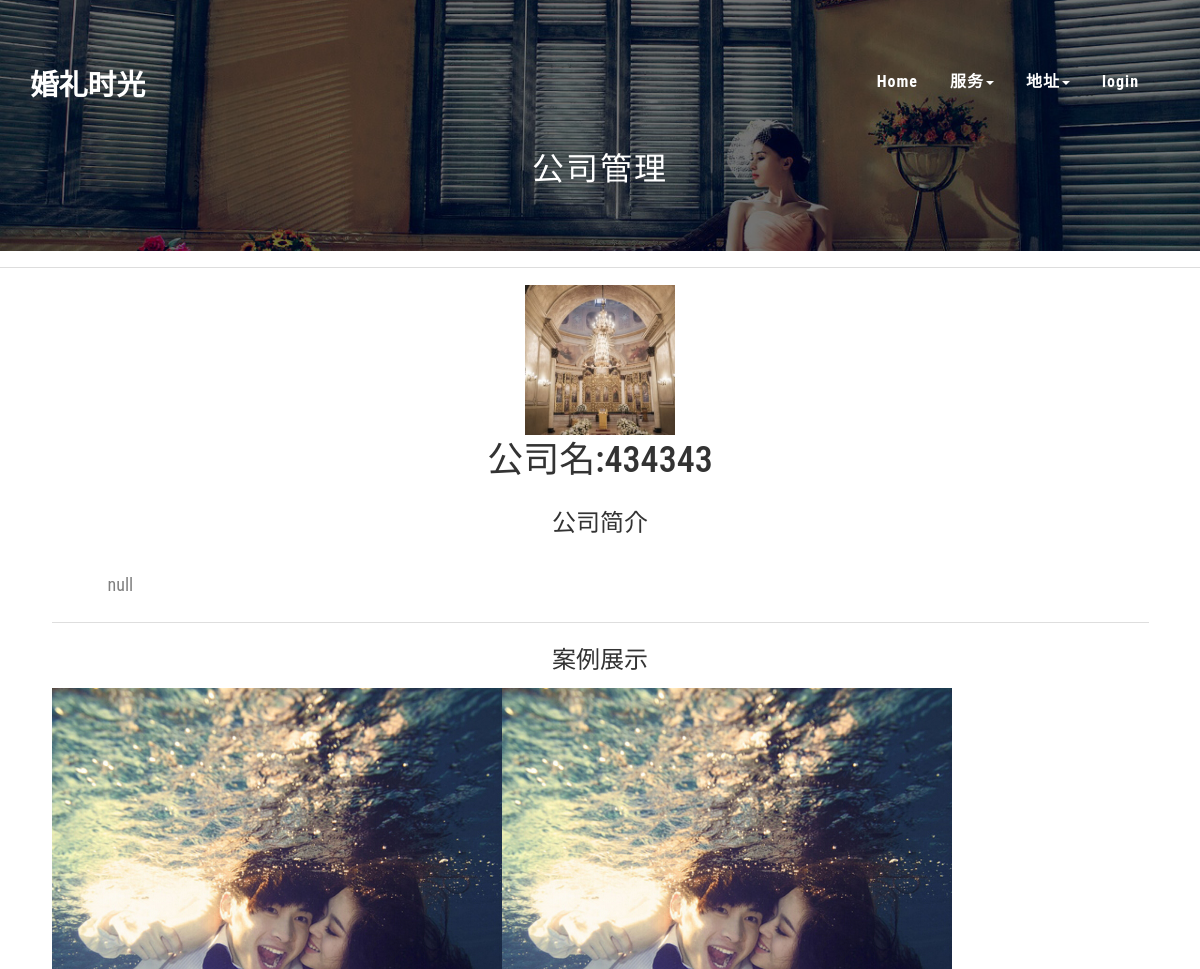
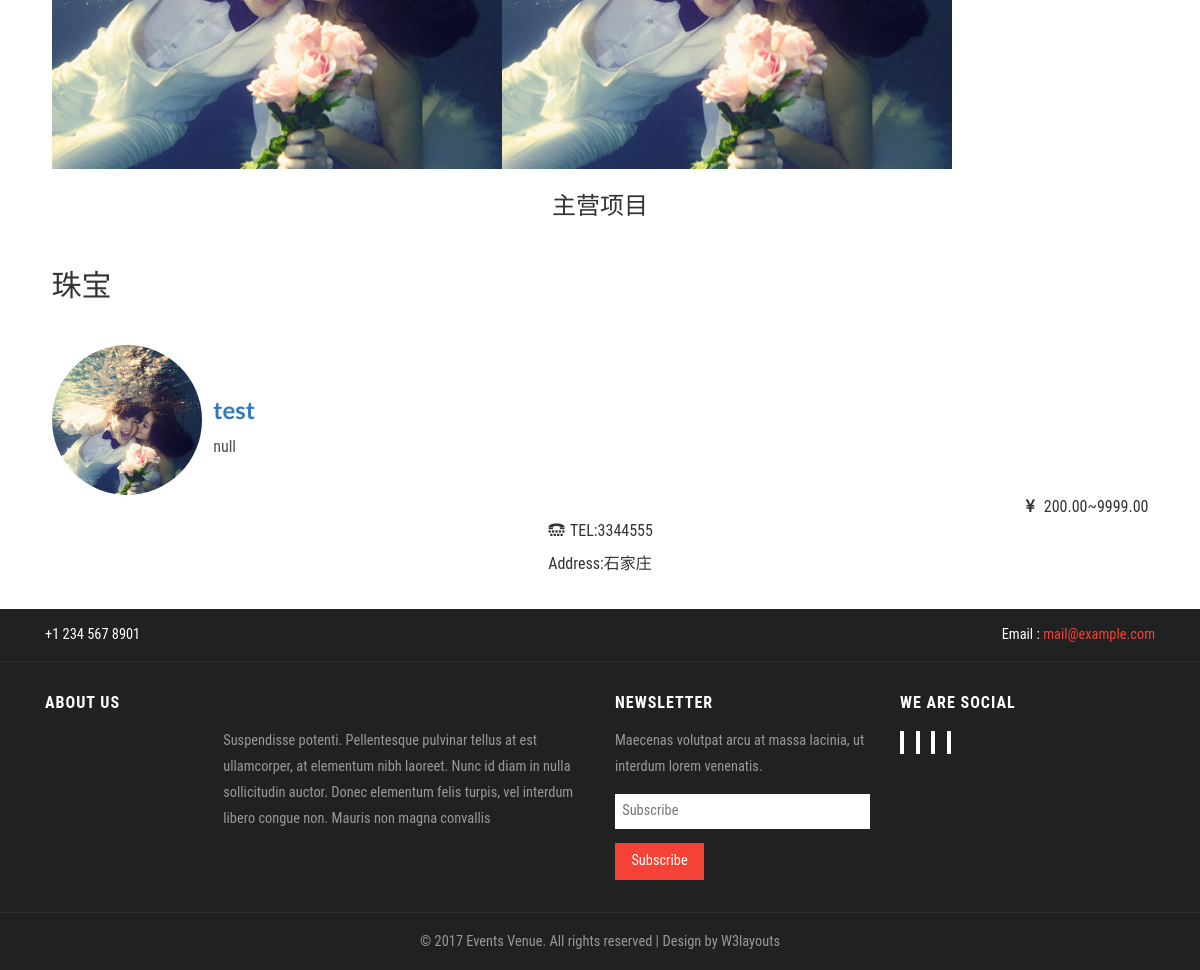
Before: /company/1 with the older database file (2 pictures, top to bottom).
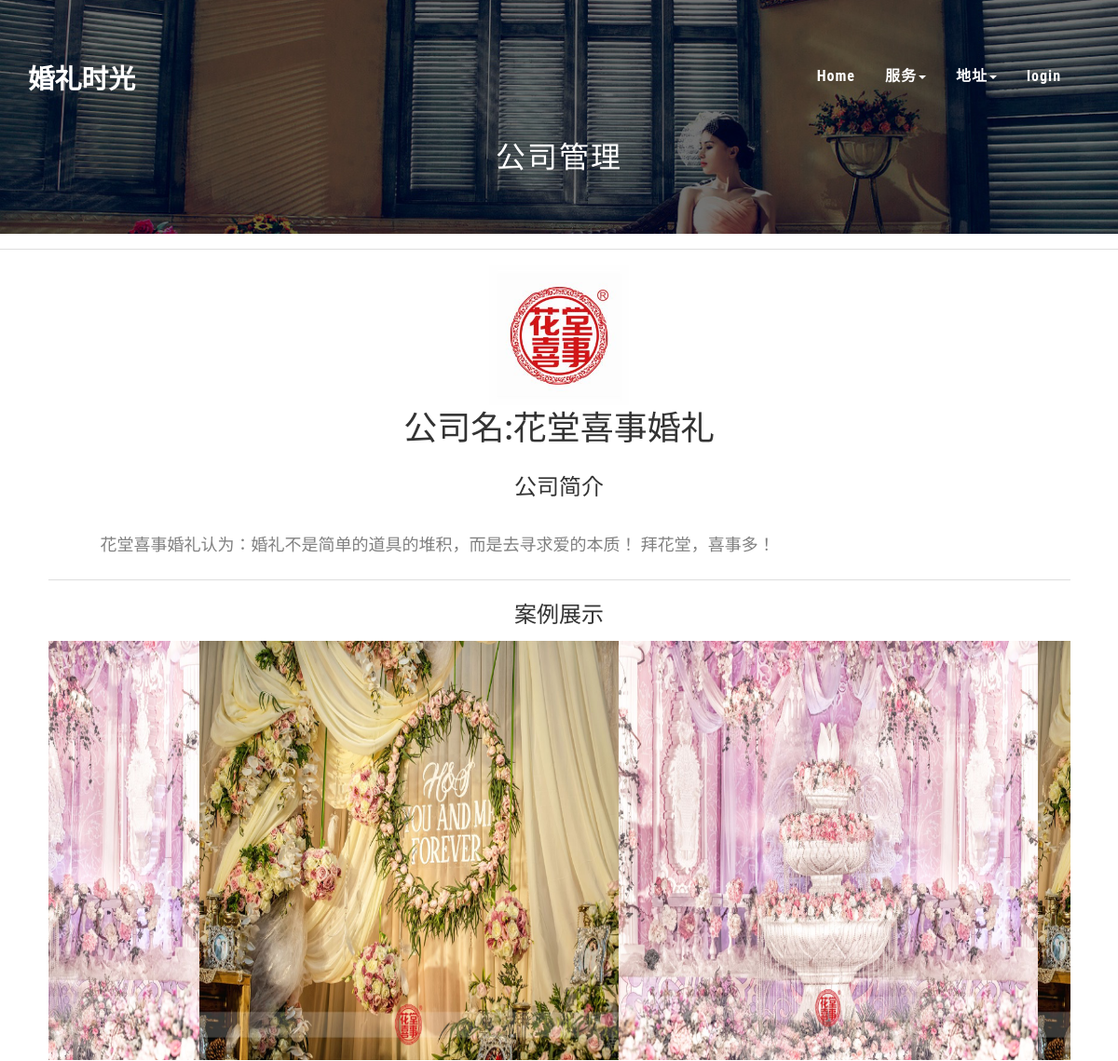
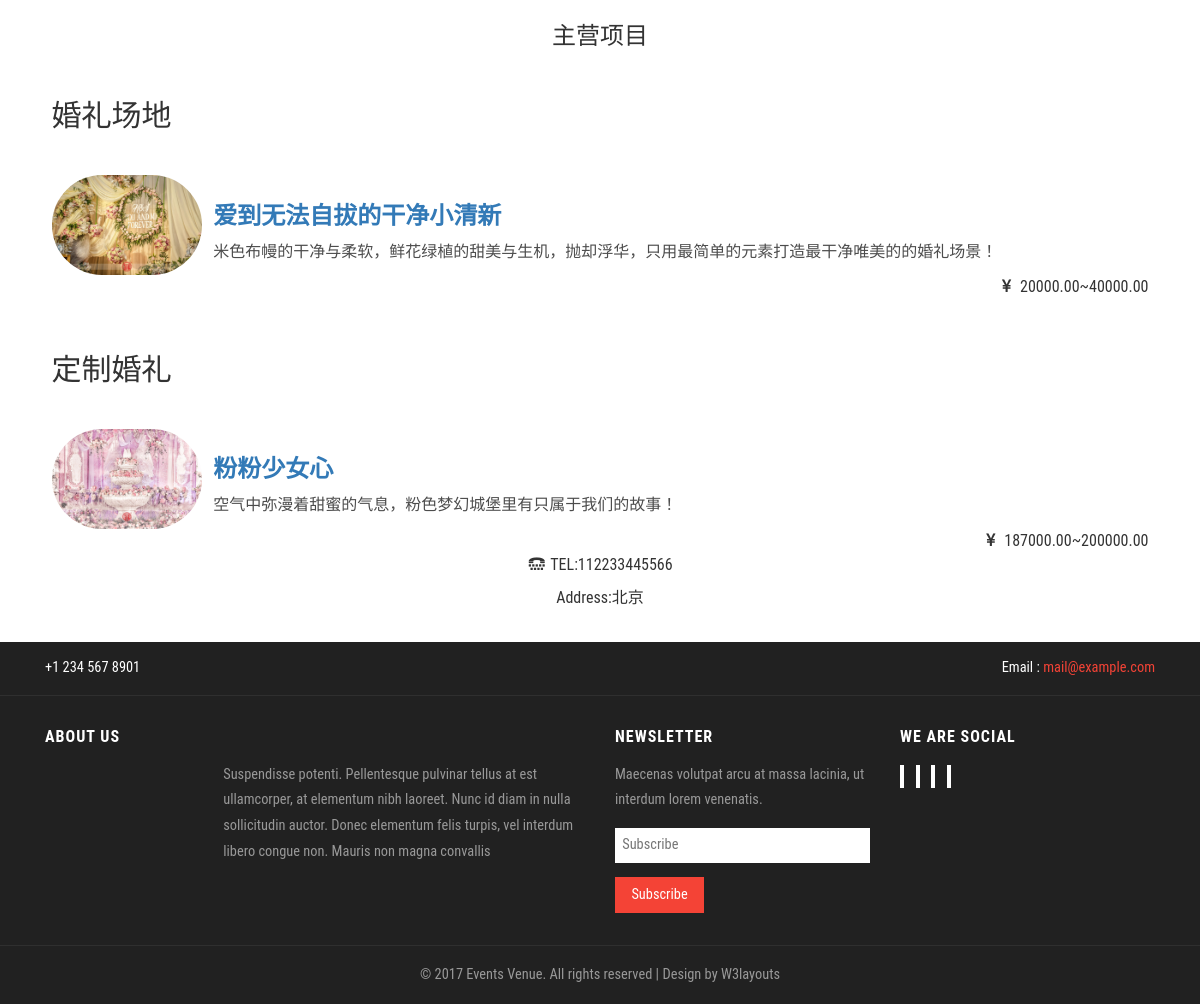
After: the same page with the newer database file (2 pictures, top to bottom).
### Web/models.py (models this page shows, shortened)
class Company(models.Model):#存公司
    name = models.CharField(max_length=30 , default='unnamed_company')#名字
    business_kind =models.ForeignKey(to=business_choices)#公司类型
    icon = models.ImageField(upload_to='store/icon')#图标
    introduction = models.TextField(max_length=255,default='null')#介绍
    phone= models.CharField(max_length=20,default = 'null',blank=True,null=True)#联系电话
    adress = models.ForeignKey(to=City)#所在城市
    ident = models.BooleanField(default = False)#审核状态
    isopen = models.BooleanField(default = False)#营业状态
    inward_phone = models.CharField(max_length=20)#内部电话
    manager = models.OneToOneField(to=UserProfile,blank=True,null=True)
    charge_time = models.DateField(auto_now=True)

class C_S(models.Model):#存服务
    belong = models.ForeignKey(to=Company)#所属公司
    topic = models.CharField(max_length=30 , default='unnamed_S|C')#主题
    public_like = models.PositiveIntegerField(default=0)#喜好程度
    icon = models.ImageField(upload_to='store/icon')#图标
    introduction = models.TextField(max_length=255,default='null')#介绍
    index_flag = models.CharField(max_length=20,default='',null=True,blank = True)
    service_kind = models.ForeignKey(to=server_choices)#服务种类
    minprice = models.DecimalField(max_digits=8,decimal_places=2,default = 0,null=True,blank=True)#价格999999.99
    maxprice = models.DecimalField(max_digits=8,decimal_places=2,default = 0,null=True,blank=True)#价格999999.99
    detail = models.TextField(max_length=255,default='null',null=True,blank = True)#细节参数
    create_time = models.DateField(auto_now_add=True)#创建日期
    graph_count = models.IntegerField(default=0)#包含图片数
    writed_time = models.DateField(auto_now=True)#修改日期

class server_choices(models.Model):#检索用， 存服务类型（简写，完整描述）
    ser_name = models.CharField(max_length=5,default='NULL')
    ex_ser_name = models.CharField(max_length=15,default="expand_server'name")
    def __str__(self):
        return str(self.id) + self.ex_ser_name

class City(models.Model):# 检索用，存城市名，城市内公司数
    city_name = models.CharField(max_length=10,default='BeiJing')
    shop_count = models.PositiveIntegerField(default=0)
    def __str__(self):
        return str(self.id) + self.city_name

### Web/views.py (the view)
# urls.py: url(r'^company/(?P<id>\d+)$',company),
def company(request,id):
    context={}
    if request.method =='GET':
        if isinstance(request.user,User):
            user = UserProfile.objects.get(belong_to = request.user)
        else:
            user = None
        cities = City.objects.all()
        ser_kind = server_choices.objects.all()
        com = Company.objects.get(id = id)
        sers = C_S.objects.filter(belong = com)
        context['com'] = com
        context['sers'] = sers
        context['user'] = user
        context['city'] = cities
        context['s_kind'] = ser_kind
    return render(request,'company.html',context=context)

### Web/templates/company.html (shortened to what this page needs)
<!DOCTYPE html>
{% load staticfiles %}
<html lang="en">
<head>
<link rel="stylesheet" href="{% static '/css/semantic.css' %}" media="screen" title="no title" charset="utf-8">
<link href="{% static '/css/bootstrap.css' %}" rel="stylesheet" type="text/css" media="all" />
<link rel="stylesheet" href="{% static '/css/style.css' %}" type="text/css" media="all" />
</head>
<body>
	<div class="banner">
        {% include "header.html" %}
		<div class="agileinfo-top-heading">
			<h2>公司管理</h2>
		</div>
    </div>
<div class="ui divider"></div>
<div class="ui  ">
        <img class="ui centered small image"
src="/store/{{ com.icon }}">
</div>
<div class="ui container">
    <h1><p align=center>公司名:{{com.name}}</p></h1>
    <h3><p align=center>公司简介</p></h3>
         <div class="ui segment vertical padded">
             <div style="text-indent:2em;">
                <p ><font size =4 color ="grey">{{com.introduction}}</font></p>
                </div>
        </div>
    <h3><p align=center>案例展示</p></h3>
<div id="butong_net_left" style="overflow:hidden;width:100%;">
        <table cellpadding="0" cellspacing="0" border="0">
        <tr><td id="butong_net_left1" valign="top" align="center">
        <table cellpadding="2" cellspacing="0" border="0">
        <tr align="center">
            {% for ser in sers %}
        <td>
            <a href="../../single/{{ser.id}}">
                <img style="height: 450px;width: 450px"  src="/store/{{ser.icon}}">
            </a>
        </td>
            {% endfor %}
        </tr>
        </table>
        </td>
        <td id="butong_net_left2" valign="top"></td>
        </tr>
        </table>
        </div>
        <h3><p align=center>主营项目</p></h3>
        <div class="ui middle aligned animated list">
            {% for kind in s_kind %}
                {% for ser in sers %}
                    {% if ser.service_kind == kind %}
                        <h2 class="header">{{kind.ex_ser_name}}</h2>
                        <div class="item">
                        <img class="ui small avatar image" src="/store/{{ser.icon}}">
                        <div class="content">
                            <div class="header"><font size =5><a href="../../single/{{ser.id}}">{{ser.topic}}</a></font></div>
                            <div class="description">{{ser.introduction}}</div>
                        </div>
                        <p align=right><font size=3><i class="yen sign icon"></i>{{ser.minprice}}~{{ser.maxprice}}</font></p>
                        </div>
                    {% endif %}
                {% endfor %}
            {% endfor %}
              </div>
              </div>
        <p align=center><i class="text telephone icon"></i>TEL:{{com.phone}}</p>
        <p align=center>Address:{{com.adress.city_name}}</p>
        <br>
<footer>
    {% include "footer.html" %}
    </footer>
</body>
</html>

Changed rows visible on the page:
no longer on this page (row unchanged): server_choices: ex_ser_name "珠宝", C_S (icon (picture), topic "test", introduction "null", minprice "200.00", maxprice "9999.00")
changed Company: icon: a different picture; name "434343" → "花堂喜事婚礼"; introduction "null" → "花堂喜事婚礼认为：婚礼不是简单的道具的堆积，而是去寻求爱的本质！ 拜花堂，喜事多！"; phone "3344555" → "112233445566"; adress.city_name "石家庄" → "北京"
changed C_S: icon: a different picture
added C_S: icon (picture), topic "爱到无法自拔的干净小清新", introduction "米色布幔的干净与柔软，鲜花绿植的甜美与生机，抛却浮华，只用最简单的元素打造最干净唯美的的婚礼场景！", minprice "20000.00", maxprice "40000.00"
now on this page (row unchanged): server_choices: ex_ser_name "婚礼场地"
now on this page (row unchanged): server_choices: ex_ser_name "定制婚礼", C_S (icon (picture), topic "粉粉少女心", introduction "空气中弥漫着甜蜜的气息，粉色梦幻城堡里有只属于我们的故事！", minprice "187000.00", maxprice "200000.00")
